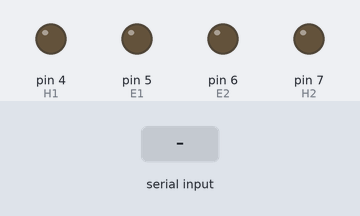
Bench run of a sketch on a simulated Arduino Uno, built with avr-gcc and run on an emulated ATmega328P. On the bench: output pins drawn as LEDs (lit = HIGH). Inputs (shaded band) come from the test bench.

Above: at 1.2 s.
1.3 s: "4" received over Serial
At 2.5 s:
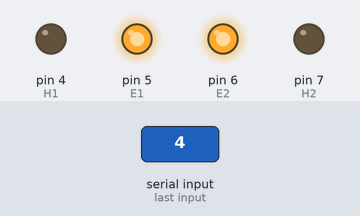
2.8 s: "0" received over Serial
At 3.6 s:
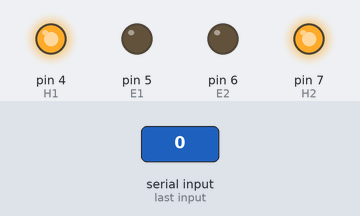
4.3 s: "1" received over Serial
At 4.7 s:
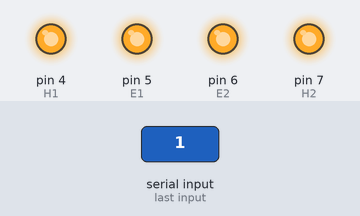
5.8 s: "2" received over Serial
At 7.0 s:
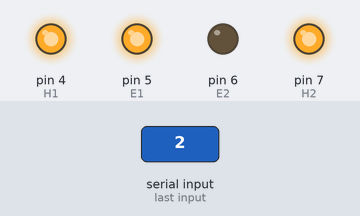
7.3 s: "3" received over Serial
At 8.2 s:
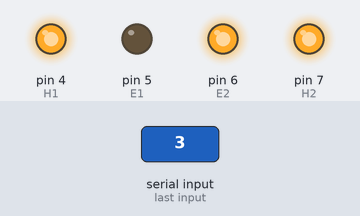
Timing chart, 0 to 9.8 s (numbered marks = the images above; inputs shaded):
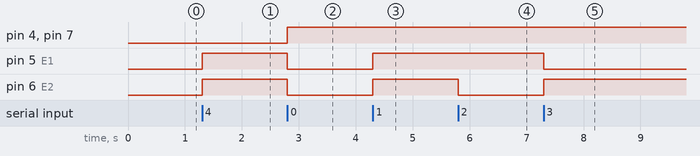

Measured:
- after the input at 1.3 s, pin 5 (E1), pin 6 (E2): LOW → HIGH at once
- after the input at 2.8 s, pin 4 (H1), pin 7 (H2): LOW → HIGH at once; pin 5 (E1), pin 6 (E2): HIGH → LOW at once
- after the input at 4.3 s, pin 5 (E1), pin 6 (E2): LOW → HIGH at once
- after the input at 5.8 s, pin 6 (E2): HIGH → LOW at once
- after the input at 7.3 s, pin 5 (E1): HIGH → LOW at once; pin 6 (E2): LOW → HIGH at once

The sketch:

drive.ino
```cpp
const int E1 = 5, E2 = 6;
const int H1 = 4, H2 = 7;

void turn (char direction);


void setup ()
{
  Serial.begin (9600);

  for (int i = 4; i <= 7; i++)
    pinMode (i, OUTPUT);
}

void loop ()
{
  while(Serial.available ())
  {
    char direction = Serial.read ();
    turn (direction);
  }
}

void turn (char direction)
{
  if (direction == '4')
  {
    digitalWrite (H1, LOW);
    digitalWrite (H2, LOW);
  }

  else
  {
    digitalWrite (H1, HIGH);
    digitalWrite (H2, HIGH);
  }

  switch (direction)
  {
    case '0':
      analogWrite (E1, 0);
      analogWrite (E2, 0);
      break;
    case '1':
      analogWrite (E1, 255);
      analogWrite (E2, 255);
      break;
    case '2':
      analogWrite (E1, 255);
      analogWrite (E2, 0);
      break;
    case '3':
      analogWrite (E1, 0);
      analogWrite (E2, 255);
      break;
    case '4':
      analogWrite (E1, 255);
      analogWrite (E2, 255);
      break;
    default:
      break;
  }
}
```
